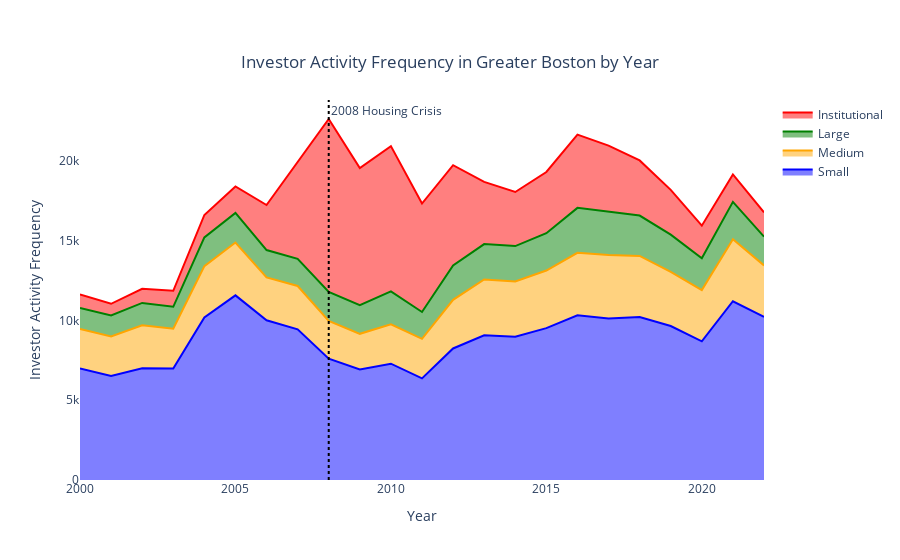

The cell this chart's notebook holds for it:
### Code cell
# INV POST CHOOSE - first plot

import pandas as pd

# ACTIVITY HAS BOTH INV SALE AND PURCHASE

# Calculate the number of selling activities per year for each investor type
activity_sale = df.groupby(['year', 'investor_type_sale']).size().reset_index(name='activity')
activity_sale.rename(columns={'investor_type_sale': 'investor_type'}, inplace=True)

# Calculate the number of buying activities per year for each investor type
activity_purchase = df.groupby(['year', 'investor_type_purchase']).size().reset_index(name='activity')
activity_purchase.rename(columns={'investor_type_purchase': 'investor_type'}, inplace=True)

# Combine the sale and purchase data
activity = pd.concat([activity_sale, activity_purchase])

# Aggregate the combined data to sum activities of buying and selling per year per investor type
activity = activity.groupby(['year', 'investor_type']).activity.sum().reset_index()


import plotly.graph_objects as go

fig = go.Figure()

# Add a trace for each investor type
for investor in ['Small', 'Medium', 'Large', 'Institutional']:
    filtered_data = activity[activity['investor_type'] == investor]
    fig.add_trace(go.Scatter(
        x=filtered_data['year'],
        y=filtered_data['activity'],
        mode='lines',
        stackgroup='one',
        name=investor,
        line=dict(color=inv_color_mapping[investor]),
        fill='tonexty'  # Fill to the next y
    ))

# Add vertical line and annotation for 2008 housing crisis
fig.add_vline(x=2008, line=dict(color="black", width=2, dash="dot"),
              annotation_text="2008 Housing Crisis", annotation_position="top right")


# Update the layout
fig.update_layout(
    title={
        'text': "Investor Activity Frequency in Greater Boston by Year",
        'y': 0.9,
        'x': 0.5,
        'xanchor': 'center',
        'yanchor': 'top'
    },
    xaxis_title="Year",
    yaxis_title="Investor Activity Frequency",
    plot_bgcolor='white',
    showlegend=True
)

fig.show()


plot_json = json.dumps(fig, cls=plotly.utils.PlotlyJSONEncoder)
with open(f'investor-profiles/public/inv_post/inv_activity_frequency.json', 'w') as file:
    file.write(plot_json)

### Figure 1 — Plotly figure (JSON) as saved in the notebook; plotly's stock layout.template omitted (floating-point values rounded to 4 significant figures)
{"data": [{"fill": "tonexty", "line": {"color": "blue"}, "mode": "lines", "name": "Small", "stackgroup": "one", "type": "scatter", "x": [2000, 2001, 2002, 2003, 2004, 2005, 2006, 2007, 2008, 2009, 2010, 2011, 2012, 2013, 2014, 2015, 2016, 2017, 2018, 2019, 2020, 2021, 2022], "y": [6995, 6522, 6999, 6992, 10187, 11573, 10010, 9445, 7609, 6925, 7292, 6367, 8245, 9066, 8977, 9520, 10326, 10128, 10217, 9651, 8691, 11204, 10230]}, {"fill": "tonexty", "line": {"color": "orange"}, "mode": "lines", "name": "Medium", "stackgroup": "one", "type": "scatter", "x": [2000, 2001, 2002, 2003, 2004, 2005, 2006, 2007, 2008, 2009, 2010, 2011, 2012, 2013, 2014, 2015, 2016, 2017, 2018, 2019, 2020, 2021, 2022], "y": [2472, 2474, 2705, 2496, 3219, 3311, 2690, 2715, 2358, 2238, 2465, 2479, 3047, 3505, 3462, 3611, 3911, 3981, 3827, 3395, 3210, 3893, 3220]}, {"fill": "tonexty", "line": {"color": "green"}, "mode": "lines", "name": "Large", "stackgroup": "one", "type": "scatter", "x": [2000, 2001, 2002, 2003, 2004, 2005, 2006, 2007, 2008, 2009, 2010, 2011, 2012, 2013, 2014, 2015, 2016, 2017, 2018, 2019, 2020, 2021, 2022], "y": [1315, 1317, 1395, 1369, 1803, 1861, 1715, 1699, 1828, 1796, 2065, 1687, 2158, 2215, 2223, 2341, 2821, 2690, 2531, 2333, 1998, 2338, 1805]}, {"fill": "tonexty", "line": {"color": "red"}, "mode": "lines", "name": "Institutional", "stackgroup": "one", "type": "scatter", "x": [2000, 2001, 2002, 2003, 2004, 2005, 2006, 2007, 2008, 2009, 2010, 2011, 2012, 2013, 2014, 2015, 2016, 2017, 2018, 2019, 2020, 2021, 2022], "y": [854, 732, 886, 1004, 1402, 1659, 2821, 6037, 10833, 8600, 9106, 6798, 6280, 3896, 3391, 3836, 4587, 4159, 3458, 2809, 2044, 1720, 1519]}], "layout": {"annotations": [{"showarrow": false, "text": "2008 Housing Crisis", "x": 2008, "xanchor": "left", "xref": "x", "y": 1, "yanchor": "top", "yref": "y domain"}], "plot_bgcolor": "white", "shapes": [{"line": {"color": "black", "dash": "dot", "width": 2}, "type": "line", "x0": 2008, "x1": 2008, "xref": "x", "y0": 0, "y1": 1, "yref": "y domain"}], "showlegend": true, "title": {"text": "Investor Activity Frequency in Greater Boston by Year", "x": 0.5, "xanchor": "center", "y": 0.9, "yanchor": "top"}, "xaxis": {"title": {"text": "Year"}}, "yaxis": {"title": {"text": "Investor Activity Frequency"}}}}
